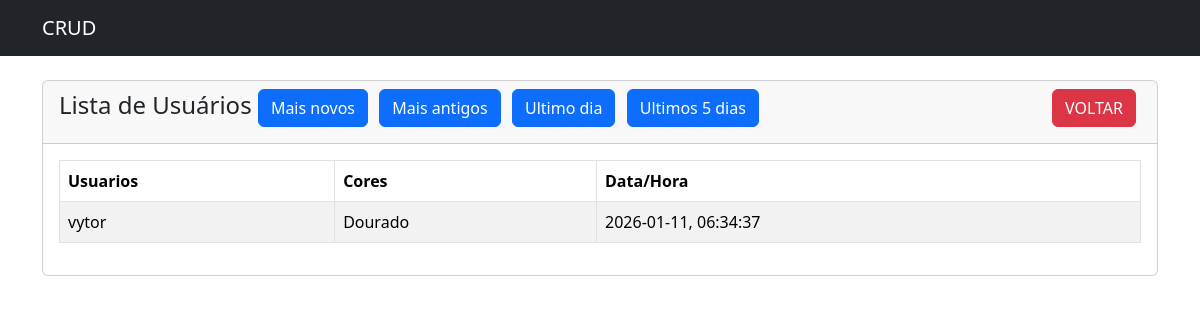
The page /ultimos/ultimos_vinculados.php on the database its author committed.
### tables this page shows
CREATE TABLE user_colors(
    user_id int NOT NULL,
    color_id int NOT NULL
, created_at timestamp);

CREATE TABLE users(
    id INTEGER PRIMARY KEY,
    name varchar(100) NOT NULL,
    email varchar(100) NOT NULL
);

### ultimos/ultimos_vinculados.php (the view, shortened to what this page needs)
<?php
$connection = new Connection();
$pdo = $connection->getConnection();
?>
<!doctype html>
<html lang="en">
<head>
    <link href="https://cdn.jsdelivr.net/npm/bootstrap@5.3.8/dist/css/bootstrap.min.css" rel="stylesheet"
>
</head>
<body>
    <?php include('../navbar.php'); ?>
    <div class="container mt-4">
        <div class="row">
            <div class="col-md-12">
                <div class="card">
                    <div class="card-header">
                        <h4>Lista de Usuários
                            <a href="../index.php" class="btn btn-danger float-end" style="margin-right: 5px;">VOLTAR</a>
                            <a href="ultimos_vinculados.php?ordem=DESC" class="btn btn-primary float" style="margin-right: 5px;">Mais novos</a>
                            <a href="ultimos_vinculados.php?ordem=ASC" class="btn btn-primary float" style="margin-right: 5px;">Mais antigos</a>
                            <a href="ultimos_vinculados.php?ordem=DESC" class="btn btn-primary float" style="margin-right: 5px;">Ultimo dia</a>
                            <a href="ultimos_vinculados.php?ordem=DESC" class="btn btn-primary float" style="margin-right: 5px;">Ultimos 5 dias</a>
                        </h4>
                    </div>
                    <div class="card-body">
                        <table class="table table-bordered table-striped">
                            <thead>
                                <tr>
                                    <th>Usuarios</th>
                                    <th>Cores</th>
                                    <th>Data/Hora</th>
                                </tr>
                            </thead>
                            <tbody>
                                <?php
                                $ordem = $_GET['ordem'] ?? 'DESC';
                                $stmt = $pdo->prepare("SELECT * FROM user_colors ORDER BY created_at $ordem");
                                $stmt->execute();
                                $vinculos = $stmt->fetchAll(PDO::FETCH_ASSOC);
                                if ($vinculos > 0) {
                                    foreach ($vinculos as $vinculo) {
                                        $stmt_user = $pdo->prepare("SELECT name FROM users WHERE id = :user_id");
                                        $stmt_user->execute([':user_id' => $vinculo['user_id']]);
                                        $usuario = $stmt_user->fetch(PDO::FETCH_ASSOC);
                                        $nome_usuario = $usuario ? $usuario['name'] : 'Usuário não encontrado';
                                        $color_ids = array_filter(array_map('trim', explode(',', $vinculo['color_id'])));
                                        $cores_nomes = [];
                                        foreach ($color_ids as $color_id) {
                                            $stmt_color = $pdo->prepare("SELECT name FROM colors WHERE id = :color_id");
                                            $stmt_color->execute([':color_id' => $color_id]);
                                            $cor = $stmt_color->fetch(PDO::FETCH_ASSOC);
                                            if ($cor) {
                                                $cores_nomes[] = $cor['name'];
                                            }
                                        }
                                        $cores_texto = !empty($cores_nomes) ? implode(', ', $cores_nomes) : 'Nenhuma cor';
                                        ?>
                                        <tr>
                                            <td><?= $nome_usuario ?></td>
                                            <td><?= $cores_texto ?></td>
                                            <td><?= $vinculo['created_at'] ?></td>
                                        </tr>
                                    <?php }
                                } else {
                                    echo "<h5>Nenhuma vinculação encontrada.</h5>";
                                } ?>
                            </tbody>
                        </table>
                    </div>
                </div>
            </div>
        </div>
    </div>
</body>
</html>

### rows shown on the page
user_colors: user.name "vytor", cores_texto "Dourado", created_at "2026-01-11, 06:34:37"
